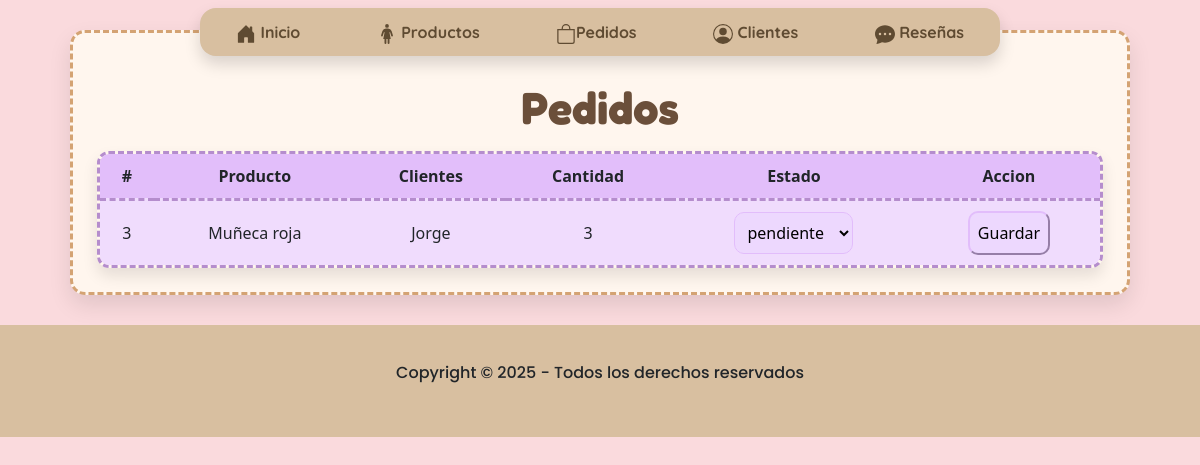
The app's page /admin_pedidos.php with its own data.
### tables this page shows
CREATE TABLE `pedidos` (
  `id` int(11) NOT NULL,
  `id_producto` int(11) DEFAULT NULL,
  `id_cliente` int(11) UNSIGNED NOT NULL,
  `cantidad` int(11) NOT NULL,
  `estado` varchar(20) NOT NULL
);

CREATE TABLE `productos` (
  `id` int(11) NOT NULL,
  `nombre` varchar(50) NOT NULL,
  `tamaño` varchar(15) DEFAULT NULL,
  `detalle` varchar(100) DEFAULT NULL,
  `precio` decimal(10,0) NOT NULL,
  `foto` varchar(255) NOT NULL
);

CREATE TABLE `clientes` (
  `id` int(11) UNSIGNED NOT NULL,
  `nombre` varchar(50) NOT NULL,
  `fecha_nacimiento` date NOT NULL,
  `correo` varchar(50) NOT NULL,
  `numero` int(11) NOT NULL,
  `ciudad` varchar(30) NOT NULL,
  `direccion` varchar(50) NOT NULL,
  `departamento` varchar(20) NOT NULL,
  `contrasena` varchar(50) NOT NULL
);

### admin_pedidos.php (the view, shortened to what this page needs)
<?php
include "header_admin.php";
include_once "conexion.php";
?>
<h1 class="fredoka">
    Pedidos
</h1>
<table class="w-100">
    <thead>
        <tr>
            <th scope="col">#</th>
            <th scope="col">Producto</th>
            <th scope="col">Clientes</th>
            <th scope="col">Cantidad</th>
            <th scope="col">Estado</th>
            <th scope="col">Accion</th>
        </tr>
    </thead>
    <tbody>
        <?php
          $result_res = $conn->query("SELECT p.*, pr.nombre as nombre_producto, pr.precio, cl.nombre as nombre_cliente FROM pedidos as p inner join productos as pr ON p.id_producto = pr.id inner join clientes as cl ON p.id_cliente = cl.id");
          while ($row= $result_res->fetch_assoc()): ?>
        <tr>
            <td><?=$row['id'] ?> </td>
            <td><?=$row['nombre_producto'] ?> </td>
            <td><?=$row['nombre_cliente'] ?> </td>
            <td><?=$row['cantidad'] ?> </td>
            <td>
                <form method='post'>
                    <select name='estado' id='estado' class='est'>
                        <option value='<?=$row['estado'] ?>'> <?=$row['estado'] ?> </option>
                    </select>
            </td>
            <td>
                <input type='submit' value='Guardar' class='est'>
            </td>
        </tr>
        <?php endwhile; ?>
    </tbody>
</table>
<?php
include_once "footer_admin.php";
?>

### header_admin.php (style rules this page uses)
body { margin: 0; background-color: #fadaddff; }
h1 { color: #6B4F3A; font-size: 45px; font-weight: bolder; justify-content: center; display: flex; margin-top: 1.5rem; margin-bottom: 1rem; }
.fredoka { font-family: "Fredoka", sans-serif; font-optical-sizing: auto; font-style: normal; }
form { max-width: 500px; margin: auto; }
.est { border-color: #e2bdfbff; padding: 0.5rem; border-radius: 10px; background-color: #edd8feff; }
table { border-collapse: separate; border-spacing: 0; border: 3px dashed #b58dcdff; border-radius: 12px; overflow: hidden; box-shadow: 0 8px 15px #0000001a; }
thead th { background-color: #e2befaff; padding: 10px; text-align: center; }
tbody tr { background-color: #f0dcfd; border: 3px dashed #b58dcdff; border-radius: 45px; overflow: hidden; text-align: center; }
tbody tr td { border-top: 3px dashed #b58dcdff; padding: 10px; }

### records on screen
pedidos: id "3", id_producto.nombre "Muñeca roja", id_cliente.nombre "Jorge", cantidad "3", estado "pendiente"
